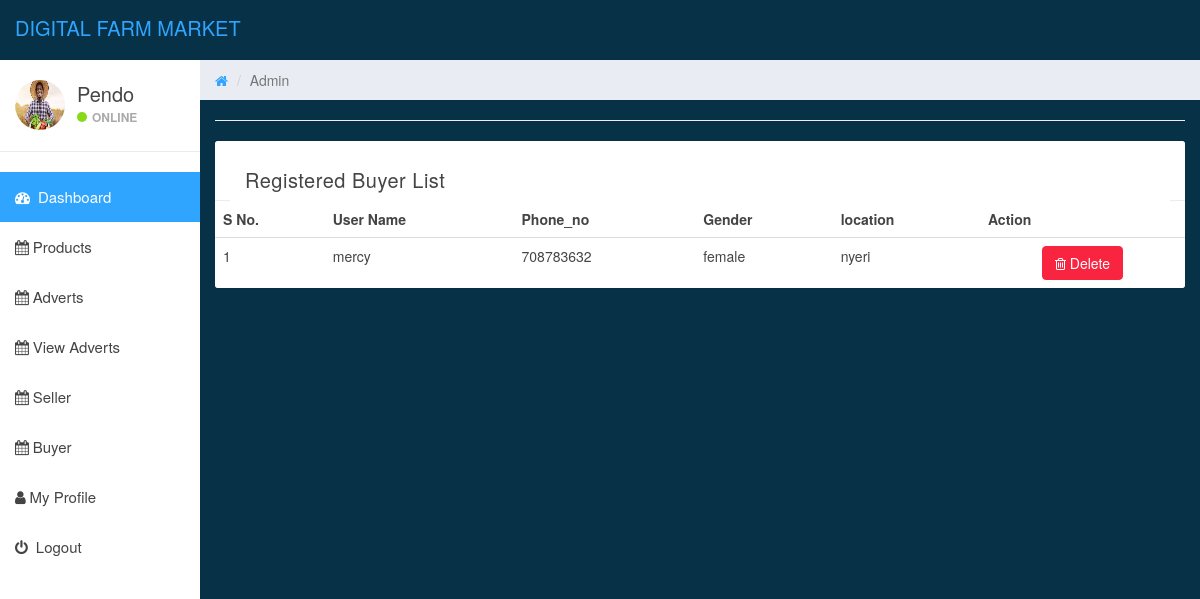
/admin/buyers.php (signed in), run on the app's committed database.
### tables this page shows
CREATE TABLE `buyer` (
  `id` int(33) NOT NULL,
  `buyerid` int(11) NOT NULL,
  `user_name` text NOT NULL,
  `password` varchar(12) NOT NULL,
  `Phone_no` int(12) NOT NULL,
  `Gender` text NOT NULL,
  `location` text NOT NULL
);

### admin/buyers.php (the view, shortened to what this page needs)
<?php
include('../includes/dbconnect.php');
  ?>
<!DOCTYPE html>
<html>
<head>
	<link href="../css/bootstrap.min.css" rel="stylesheet">
	<link href="../css/font-awesome.min.css" rel="stylesheet">
	<link href="../css/datepicker3.css" rel="stylesheet">
	<link href="../css/styles.css" rel="stylesheet">
</head>
<body>
	<?php include_once('../includes/header.php');?>
	<?php include_once('../includes/sidebarADMIN.php');?>
	<div class="col-sm-9 col-sm-offset-3 col-lg-10 col-lg-offset-2 main">
		<div class="row">
			<ol class="breadcrumb">
				<li><a href="#">
					<em class="fa fa-home"></em>
				</a></li>
				<li class="active">Admin</li>
			</ol>
		</div>
	<div class="row ">
			<div class="col-lg-12 ">
		<hr/>
    <div class="panel panel-default">
        <div class="panel-heading">
            <h4 class="modal-title" id="myModalLabel">
			<div class="panel panel-primary">
			<div class="panel-heading">
			Registered Buyer List
			</div>
			</div>
			</h4>
     </div>
         <table class="table table-dark table-hover">
                <tr><th>S No.</th>
            <th>User Name</th>
            <th>Phone_no</th>
            <th>Gender</th>
            <th>location</th>
            <th>Action</th>
                </tr>
<?php
$ret=mysqli_query($con,"select * from buyer ");
$cnt=1;
while ($row=mysqli_fetch_array($ret)) {
?>
        <tr><td><?php echo $cnt;?></td>
       	<td><?php echo $row ['user_name'];?></td>
        <td><?php echo $row ['Phone_no'];?></td>
        <td><?php echo $row ['Gender'];?></td>
        <td><?php echo $row ['location'];?></td>
        <td style="text-align:center">
		<a rel="tooltip"  title="Delete" id="<?php  ?>" href="#delete_user" data-target="#delete_user<?php ?>" data-toggle="modal"class="btn btn-danger btn-outline"><i class="fa fa-trash-o"></i> Delete</a>
		</td>
                </tr>
<?php
$cnt=$cnt+1;
}?>
                 </table>
                        </div>
                    </div>
            </div>
        </div>
						<div class="col-md-12">
						</div>
</body>
</html>

### includes/sidebarADMIN.php (shortened to what this page needs)
<?php
include('../includes/dbconnect.php');
?>
<div id="sidebar-collapse" class="col-sm-3 col-lg-2 sidebar">
        <div class="profile-sidebar">
            <div class="profile-userpic">
                <img src="../farmer.jpg" class="img-responsive" alt="">
            </div>
            <div class="profile-usertitle">
    <?php
$uid=$_SESSION['adminid'];
$ret=mysqli_query($con,"select name from admin where id='$uid'");
$row=mysqli_fetch_array($ret);
$username=$row['name'];
?>
                <div class="profile-usertitle-name"><?php echo $username; ?></div>
                <div class="profile-usertitle-status"><span class="indicator label-success"></span>Online</div>
            </div>
        </div>
        <ul class="nav menu">
            <li class="active"><a href="dashboardADMIN.php"><em class="fa fa-dashboard">&nbsp;</em> Dashboard</a></li>
            <li class=""><a href="products.php"><em class="fa fa-calendar">&nbsp;</em>Products</a></li>
           <li class=""><a href="adverts.php"><em class="fa fa-calendar">&nbsp;</em>Adverts</a></li>
           <li class=""><a href="viewadverts.php"><em class="fa fa-calendar">&nbsp;</em>View Adverts </a></li>
           <li class=""><a href="sellers.php"><em class="fa fa-calendar">&nbsp;</em>Seller </a></li>
           <li class=""><a href="buyers.php"><em class="fa fa-calendar">&nbsp;</em>Buyer </a></li>
            <li><a href="user-profile.php"><em class="fa fa-user">&nbsp;</em>My Profile</a></li>
            <li><a href="../logout.php"><em class="fa fa-power-off">&nbsp;</em> Logout</a></li>
        </ul>
    </div>

### css/styles.css (style rules this page uses)
body { background: #063146; padding-top: 60px; font-size: 14px; color: #444444; font-family: "Montserrat", "Helvetica Neue", Helvetica, Arial, sans-serif; }
a, a:hover, a:focus { color: #30a5ff; }
h1, h2, h3, h4, h5, h6 { color: #444444; }
h3, h4 { font-weight: 300; }
.btn-danger, .btn-danger:hover, .btn-danger:focus, .btn-danger:active, .btn-danger.active, .open > .dropdown-toggle.btn-danger, .btn-danger.disabled, .btn-danger[disabled], fieldset[disabled] .btn-danger, .btn-danger.disabled:hover, .btn-danger[disabled]:hover, fieldset[disabled] .btn-danger:hover, .btn-danger.disabled:focus, .btn-danger[disabled]:focus, fieldset[disabled] .btn-danger:focus, .btn-danger.disabled:active, .btn-danger[disabled]:active, fieldset[disabled] .btn-danger:active, .btn-danger.disabled.active, .btn-danger[disabled].active, fieldset[disabled] .btn-danger.active { background-color: #f9243f; border-color: #f9243f; }
.label-success { background-color: #8ad919; }
.panel { border: 0; }
.panel-primary > .panel-heading { background-color: #30a5ff; color: #fff; border: none; }
.panel-heading { font-size: 20px; font-weight: 300; letter-spacing: 0.025em; height: 60px; line-height: 38px; }
.panel-default .panel-heading { background: #fff; border-bottom: 1px solid #e9ecf2; color: #444444; }
.sidebar { display: block; padding: 0; display: none; box-shadow: none; background: #fff; }
.sidebar ul { margin: 20px 0px; }
@media (min-width: 768px) { .sidebar { display: block; position: fixed; top: 60px; bottom: 0; left: 0; z-index: 1000; display: block; margin: 0; padding: 0; overflow-x: hidden; overflow-y: auto; } }
.sidebar ul.nav .active a, .sidebar ul.nav li.parent a.active, .sidebar ul.nav .active > a:hover, .sidebar ul.nav li.parent a.active:hover, .sidebar ul.nav .active > a:focus, .sidebar ul.nav li.parent a.active:focus { color: #fff; background-color: #30a5ff; }
.sidebar ul.nav li a { height: 50px; font-size: 15px; line-height: 2em; color: #444444; }
.profile-sidebar { padding: 10px 0; border-bottom: 1px solid #e9ecf2; }
.indicator { width: 10px; height: 10px; display: inline-block; border-radius: 9999px; margin-right: 5px; }
.profile-userpic img { float: left; margin: 10px 0px 0px 15px; width: 50px; height: 50px; border-radius: 9999px !important; }
.profile-usertitle { float: left; text-align: left; margin: 10px 0 0 12px; }
.profile-usertitle-name { font-size: 20px; margin-bottom: 0px; }
.profile-usertitle-status { text-transform: uppercase; color: #AAA; font-size: 12px; font-weight: 600; margin-bottom: 15px; }
.breadcrumb { border-radius: 0; padding: 10px 15px 10px 15px; background: #e9ecf2; margin: 0; }
.table { background: #fff; }

### data on the page
buyer: user_name "mercy", Phone_no "708783632", Gender "female", location "nyeri"

### other printed values
$username "Pendo"
